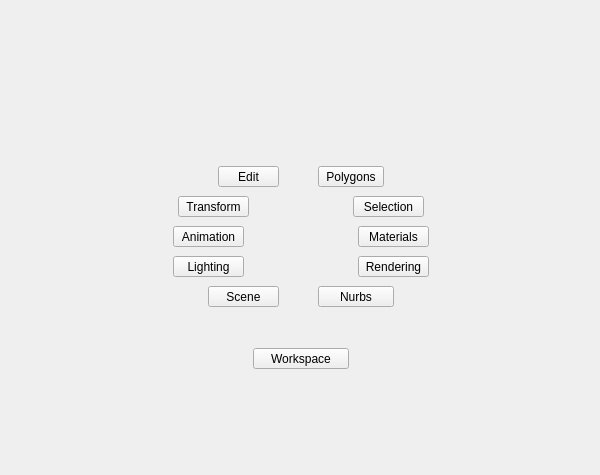
<?xml version="1.0" encoding="UTF-8"?>
<ui version="4.0">
 <class>QtUi</class>
 <widget class="QMainWindow" name="QtUi">
  <property name="enabled">
   <bool>true</bool>
  </property>
  <property name="geometry">
   <rect>
    <x>0</x>
    <y>0</y>
    <width>600</width>
    <height>475</height>
   </rect>
  </property>
  <property name="sizePolicy">
   <sizepolicy hsizetype="Ignored" vsizetype="Ignored">
    <horstretch>0</horstretch>
    <verstretch>0</verstretch>
   </sizepolicy>
  </property>
  <property name="minimumSize">
   <size>
    <width>600</width>
    <height>475</height>
   </size>
  </property>
  <property name="maximumSize">
   <size>
    <width>16777215</width>
    <height>16777215</height>
   </size>
  </property>
  <property name="toolButtonStyle">
   <enum>Qt::ToolButtonIconOnly</enum>
  </property>
  <property name="tabShape">
   <enum>QTabWidget::Triangular</enum>
  </property>
  <property name="dockNestingEnabled">
   <bool>true</bool>
  </property>
  <property name="dockOptions">
   <set>QMainWindow::AllowNestedDocks|QMainWindow::AllowTabbedDocks|QMainWindow::AnimatedDocks|QMainWindow::ForceTabbedDocks</set>
  </property>
  <widget class="QWidget" name="widget">
   <property name="sizePolicy">
    <sizepolicy hsizetype="Ignored" vsizetype="Ignored">
     <horstretch>0</horstretch>
     <verstretch>0</verstretch>
    </sizepolicy>
   </property>
   <layout class="QGridLayout" name="gridLayout">
    <property name="leftMargin">
     <number>0</number>
    </property>
    <property name="topMargin">
     <number>0</number>
    </property>
    <property name="rightMargin">
     <number>0</number>
    </property>
    <property name="bottomMargin">
     <number>0</number>
    </property>
    <property name="spacing">
     <number>0</number>
    </property>
    <item row="0" column="1">
     <widget class="QWidget" name="staticWindow" native="true">
      <layout class="QGridLayout" name="gridLayout_2">
       <property name="leftMargin">
        <number>0</number>
       </property>
       <property name="topMargin">
        <number>0</number>
       </property>
       <property name="rightMargin">
        <number>0</number>
       </property>
       <property name="bottomMargin">
        <number>0</number>
       </property>
       <property name="spacing">
        <number>0</number>
       </property>
       <item row="0" column="0">
        <layout class="QVBoxLayout" name="main_layout">
         <property name="spacing">
          <number>0</number>
         </property>
         <item>
          <spacer name="verticalSpacer_5">
           <property name="orientation">
            <enum>Qt::Vertical</enum>
           </property>
           <property name="sizeHint" stdset="0">
            <size>
             <width>20</width>
             <height>40</height>
            </size>
           </property>
          </spacer>
         </item>
         <item>
          <widget class="QWidget" name="widget_A" native="true">
           <property name="minimumSize">
            <size>
             <width>0</width>
             <height>150</height>
            </size>
           </property>
           <layout class="QVBoxLayout" name="verticalLayout_3">
            <property name="spacing">
             <number>0</number>
            </property>
            <property name="leftMargin">
             <number>0</number>
            </property>
            <property name="topMargin">
             <number>0</number>
            </property>
            <property name="rightMargin">
             <number>0</number>
            </property>
            <property name="bottomMargin">
             <number>0</number>
            </property>
            <item>
             <widget class="Region" name="region_A" native="true"/>
            </item>
           </layout>
          </widget>
         </item>
         <item>
          <widget class="QWidget" name="main" native="true">
           <property name="minimumSize">
            <size>
             <width>285</width>
             <height>142</height>
            </size>
           </property>
           <property name="maximumSize">
            <size>
             <width>999</width>
             <height>999</height>
            </size>
           </property>
           <widget class="QPushButton" name="i003">
            <property name="geometry">
             <rect>
              <x>50</x>
              <y>120</y>
              <width>71</width>
              <height>21</height>
             </rect>
            </property>
            <property name="minimumSize">
             <size>
              <width>0</width>
              <height>21</height>
             </size>
            </property>
            <property name="maximumSize">
             <size>
              <width>16777215</width>
              <height>21</height>
             </size>
            </property>
            <property name="accessibleName">
             <string>scene</string>
            </property>
            <property name="text">
             <string>Scene</string>
            </property>
           </widget>
           <widget class="QPushButton" name="i007">
            <property name="geometry">
             <rect>
              <x>60</x>
              <y>0</y>
              <width>61</width>
              <height>21</height>
             </rect>
            </property>
            <property name="minimumSize">
             <size>
              <width>0</width>
              <height>21</height>
             </size>
            </property>
            <property name="maximumSize">
             <size>
              <width>16777215</width>
              <height>21</height>
             </size>
            </property>
            <property name="accessibleName">
             <string>edit</string>
            </property>
            <property name="text">
             <string>Edit</string>
            </property>
           </widget>
           <widget class="QPushButton" name="i060">
            <property name="geometry">
             <rect>
              <x>20</x>
              <y>30</y>
              <width>71</width>
              <height>21</height>
             </rect>
            </property>
            <property name="minimumSize">
             <size>
              <width>0</width>
              <height>21</height>
             </size>
            </property>
            <property name="maximumSize">
             <size>
              <width>16777215</width>
              <height>21</height>
             </size>
            </property>
            <property name="accessibleName">
             <string>transform</string>
            </property>
            <property name="text">
             <string>Transform</string>
            </property>
           </widget>
           <widget class="QPushButton" name="i012">
            <property name="geometry">
             <rect>
              <x>200</x>
              <y>60</y>
              <width>71</width>
              <height>21</height>
             </rect>
            </property>
            <property name="minimumSize">
             <size>
              <width>0</width>
              <height>21</height>
             </size>
            </property>
            <property name="maximumSize">
             <size>
              <width>16777215</width>
              <height>21</height>
             </size>
            </property>
            <property name="accessibleName">
             <string>materials</string>
            </property>
            <property name="text">
             <string>Materials</string>
            </property>
           </widget>
           <widget class="QPushButton" name="i013">
            <property name="geometry">
             <rect>
              <x>15</x>
              <y>60</y>
              <width>71</width>
              <height>21</height>
             </rect>
            </property>
            <property name="minimumSize">
             <size>
              <width>0</width>
              <height>21</height>
             </size>
            </property>
            <property name="maximumSize">
             <size>
              <width>16777215</width>
              <height>21</height>
             </size>
            </property>
            <property name="accessibleName">
             <string>animation</string>
            </property>
            <property name="text">
             <string>Animation</string>
            </property>
           </widget>
           <widget class="QPushButton" name="i010">
            <property name="geometry">
             <rect>
              <x>160</x>
              <y>0</y>
              <width>66</width>
              <height>21</height>
             </rect>
            </property>
            <property name="minimumSize">
             <size>
              <width>0</width>
              <height>21</height>
             </size>
            </property>
            <property name="maximumSize">
             <size>
              <width>16777215</width>
              <height>21</height>
             </size>
            </property>
            <property name="accessibleName">
             <string>polygons</string>
            </property>
            <property name="text">
             <string>Polygons</string>
            </property>
           </widget>
           <widget class="QPushButton" name="i009">
            <property name="geometry">
             <rect>
              <x>195</x>
              <y>30</y>
              <width>71</width>
              <height>21</height>
             </rect>
            </property>
            <property name="minimumSize">
             <size>
              <width>0</width>
              <height>21</height>
             </size>
            </property>
            <property name="maximumSize">
             <size>
              <width>16777215</width>
              <height>21</height>
             </size>
            </property>
            <property name="accessibleName">
             <string>selection</string>
            </property>
            <property name="text">
             <string>Selection</string>
            </property>
           </widget>
           <widget class="QPushButton" name="i015">
            <property name="geometry">
             <rect>
              <x>200</x>
              <y>90</y>
              <width>71</width>
              <height>21</height>
             </rect>
            </property>
            <property name="minimumSize">
             <size>
              <width>0</width>
              <height>21</height>
             </size>
            </property>
            <property name="maximumSize">
             <size>
              <width>16777215</width>
              <height>21</height>
             </size>
            </property>
            <property name="accessibleName">
             <string>rendering</string>
            </property>
            <property name="text">
             <string>Rendering</string>
            </property>
           </widget>
           <widget class="QPushButton" name="i011">
            <property name="geometry">
             <rect>
              <x>160</x>
              <y>120</y>
              <width>76</width>
              <height>21</height>
             </rect>
            </property>
            <property name="minimumSize">
             <size>
              <width>0</width>
              <height>21</height>
             </size>
            </property>
            <property name="maximumSize">
             <size>
              <width>16777215</width>
              <height>21</height>
             </size>
            </property>
            <property name="accessibleName">
             <string>nurbs</string>
            </property>
            <property name="text">
             <string>Nurbs</string>
            </property>
           </widget>
           <widget class="QPushButton" name="i014">
            <property name="geometry">
             <rect>
              <x>15</x>
              <y>90</y>
              <width>71</width>
              <height>21</height>
             </rect>
            </property>
            <property name="minimumSize">
             <size>
              <width>0</width>
              <height>21</height>
             </size>
            </property>
            <property name="maximumSize">
             <size>
              <width>16777215</width>
              <height>21</height>
             </size>
            </property>
            <property name="accessibleName">
             <string>lighting</string>
            </property>
            <property name="text">
             <string>Lighting</string>
            </property>
           </widget>
          </widget>
         </item>
         <item>
          <widget class="QWidget" name="widget_B" native="true">
           <property name="minimumSize">
            <size>
             <width>0</width>
             <height>150</height>
            </size>
           </property>
           <layout class="QVBoxLayout" name="verticalLayout_4">
            <property name="spacing">
             <number>0</number>
            </property>
            <property name="leftMargin">
             <number>0</number>
            </property>
            <property name="topMargin">
             <number>0</number>
            </property>
            <property name="rightMargin">
             <number>0</number>
            </property>
            <property name="bottomMargin">
             <number>0</number>
            </property>
            <item>
             <widget class="Region" name="region_B" native="true">
              <layout class="QVBoxLayout" name="verticalLayout_5">
               <property name="spacing">
                <number>0</number>
               </property>
               <property name="leftMargin">
                <number>0</number>
               </property>
               <property name="topMargin">
                <number>0</number>
               </property>
               <property name="rightMargin">
                <number>0</number>
               </property>
               <property name="bottomMargin">
                <number>0</number>
               </property>
               <item>
                <widget class="Region" name="region_B_inner" native="true">
                 <property name="minimumSize">
                  <size>
                   <width>0</width>
                   <height>100</height>
                  </size>
                 </property>
                 <widget class="QPushButton" name="i000">
                  <property name="geometry">
                   <rect>
                    <x>95</x>
                    <y>40</y>
                    <width>96</width>
                    <height>21</height>
                   </rect>
                  </property>
                  <property name="minimumSize">
                   <size>
                    <width>0</width>
                    <height>21</height>
                   </size>
                  </property>
                  <property name="maximumSize">
                   <size>
                    <width>999</width>
                    <height>21</height>
                   </size>
                  </property>
                  <property name="accessibleName">
                   <string>main#lower</string>
                  </property>
                  <property name="text">
                   <string>Workspace</string>
                  </property>
                 </widget>
                </widget>
               </item>
              </layout>
             </widget>
            </item>
           </layout>
          </widget>
         </item>
         <item>
          <spacer name="verticalSpacer_6">
           <property name="orientation">
            <enum>Qt::Vertical</enum>
           </property>
           <property name="sizeHint" stdset="0">
            <size>
             <width>28</width>
             <height>40</height>
            </size>
           </property>
          </spacer>
         </item>
        </layout>
       </item>
      </layout>
     </widget>
    </item>
    <item row="0" column="0">
     <spacer name="horizontalSpacer">
      <property name="orientation">
       <enum>Qt::Horizontal</enum>
      </property>
      <property name="sizeHint" stdset="0">
       <size>
        <width>40</width>
        <height>20</height>
       </size>
      </property>
     </spacer>
    </item>
    <item row="0" column="2">
     <spacer name="horizontalSpacer_2">
      <property name="orientation">
       <enum>Qt::Horizontal</enum>
      </property>
      <property name="sizeHint" stdset="0">
       <size>
        <width>40</width>
        <height>20</height>
       </size>
      </property>
     </spacer>
    </item>
   </layout>
  </widget>
 </widget>
 <customwidgets>
  <customwidget>
   <class>Region</class>
   <extends>QWidget</extends>
   <header>widgets.region.h</header>
   <container>1</container>
  </customwidget>
 </customwidgets>
 <resources/>
 <connections/>
 <designerdata>
  <property name="gridDeltaX">
   <number>5</number>
  </property>
  <property name="gridDeltaY">
   <number>10</number>
  </property>
  <property name="gridSnapX">
   <bool>true</bool>
  </property>
  <property name="gridSnapY">
   <bool>true</bool>
  </property>
  <property name="gridVisible">
   <bool>true</bool>
  </property>
 </designerdata>
</ui>
